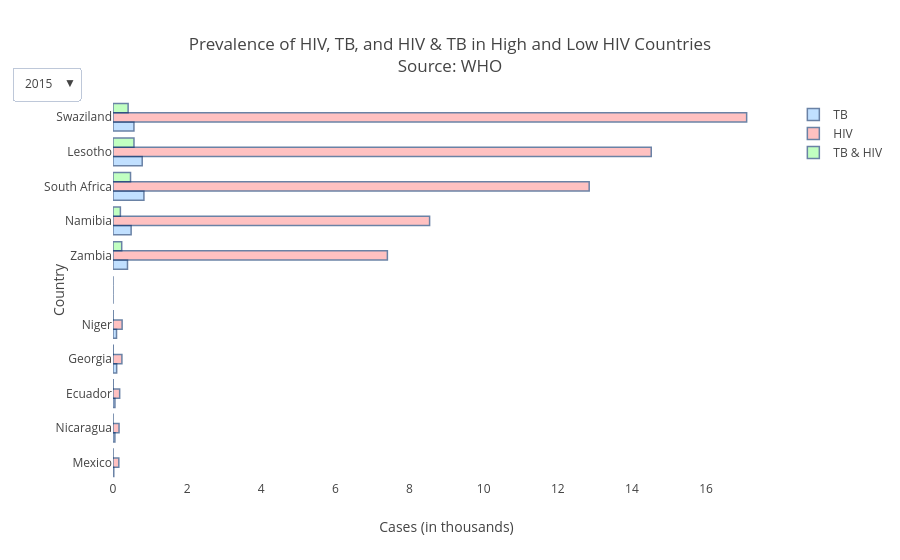

The cell this chart's notebook holds for it:
### Code cell
years = [2015, 2010, 2005, 2000]
for i, c in enumerate(get_data_by_year_list(years, df_tb)):
    print('{}: {} countries'.format(years[i], len(c)))

###############################################################################
TITLE = 'Prevalence of HIV, TB, and HIV & TB in High and Low HIV Countries'
XAXIS = 'Cases (in thousands)'
YAXIS = 'Country'
LEGEND_VALUES = ['TB', 'HIV', 'TB & HIV']
X_TICK_LABEL_CURRENT = [i for i in range(0,16001,2000)]
X_TICK_LABEL_NEW = [int(i/1000) for i in range(0,16001,2000)]
###########################################################################


create_x_vs_multi_y_bar('country', ['tb_all_cases_100k', 'hiv_cases_100k', 'tb+hiv+cases_100k'], 
                        tbcombined_hivsort, False, x_axis_title=XAXIS, y_axis_title=YAXIS, legend_values=LEGEND_VALUES, title=TITLE, x_tick_label_current=X_TICK_LABEL_CURRENT, x_tick_label_new=X_TICK_LABEL_NEW)

### Figure 1 — Plotly figure (JSON) as saved in the notebook; plotly's stock layout.template omitted (floating-point values rounded to 4 significant figures)
{"data": [{"x": [21, 51, 52, 99, 95, 0, 391, 489, 834, 788, 565], "y": ["Mexico", "Nicaragua", "Ecuador", "Georgia", "Niger", "", "Zambia", "Namibia", "South Africa", "Lesotho", "Swaziland"], "type": "bar", "name": "TB", "opacity": 0.6, "visible": true, "marker": {"line": {"width": 1.5, "color": "rgb(8,48,107)"}, "color": "rgb(153, 204, 255)"}, "orientation": "h"}, {"x": [157, 163, 180, 240, 246, 0, 7402, 8541, 12846, 14520, 17094], "y": ["Mexico", "Nicaragua", "Ecuador", "Georgia", "Niger", "", "Zambia", "Namibia", "South Africa", "Lesotho", "Swaziland"], "type": "bar", "name": "HIV", "opacity": 0.6, "visible": true, "marker": {"line": {"width": 1.5, "color": "rgb(8,48,107)"}, "color": "rgb(255, 153, 153)"}, "orientation": "h"}, {"x": [2.3, 2.5, 6.2, 6.4, 5.2, 0, 235, 199, 473, 566, 408], "y": ["Mexico", "Nicaragua", "Ecuador", "Georgia", "Niger", "", "Zambia", "Namibia", "South Africa", "Lesotho", "Swaziland"], "type": "bar", "name": "TB & HIV", "opacity": 0.6, "visible": true, "marker": {"line": {"width": 1.5, "color": "rgb(8,48,107)"}, "color": "rgb(153, 255, 153)"}, "orientation": "h"}, {"x": [107, 127, 128, 135, 163, 0, 416, 643, 948, 1119, 1246], "y": ["Sudan", "Georgia", "Tajikistan", "Bolivia", "Nepal", "", "Zimbabwe", "Namibia", "South Africa", "Lesotho", "Swaziland"], "type": "bar", "name": "TB", "opacity": 0.6, "visible": false, "marker": {"line": {"width": 1.5, "color": "rgb(8,48,107)"}, "color": "rgb(153, 204, 255)"}, "orientation": "h"}, {"x": [95, 146, 158, 161, 171, 0, 8587, 8661, 12398, 13926, 15086], "y": ["Sudan", "Georgia", "Tajikistan", "Bolivia", "Nepal", "", "Zimbabwe", "Namibia", "South Africa", "Lesotho", "Swaziland"], "type": "bar", "name": "HIV", "opacity": 0.6, "visible": false, "marker": {"line": {"width": 1.5, "color": "rgb(8,48,107)"}, "color": "rgb(255, 153, 153)"}, "orientation": "h"}, {"x": [4.3, 5.1, 3.1, 4.3, 8.9, 0, 322, 353, 571, 854, 1009], "y": ["Sudan", "Georgia", "Tajikistan", "Bolivia", "Nepal", "", "Zimbabwe", "Namibia", "South Africa", "Lesotho", "Swaziland"], "type": "bar", "name": "TB & HIV", "opacity": 0.6, "visible": false, "marker": {"line": {"width": 1.5, "color": "rgb(8,48,107)"}, "color": "rgb(153, 255, 153)"}, "orientation": "h"}, {"x": [21, 74, 158, 163, 153, 0, 602, 920, 1279, 932, 1292], "y": ["Mexico", "Belarus", "Bolivia", "Nepal", "Peru", "", "Zambia", "Namibia", "Lesotho", "South Africa", "Swaziland"], "type": "bar", "name": "TB", "opacity": 0.6, "visible": false, "marker": {"line": {"width": 1.5, "color": "rgb(8,48,107)"}, "color": "rgb(153, 204, 255)"}, "orientation": "h"}, {"x": [137, 145, 153, 184, 217, 0, 7805, 8880, 12462, 13443, 13579], "y": ["Mexico", "Belarus", "Bolivia", "Nepal", "Peru", "", "Zambia", "Namibia", "Lesotho", "South Africa", "Swaziland"], "type": "bar", "name": "HIV", "opacity": 0.6, "visible": false, "marker": {"line": {"width": 1.5, "color": "rgb(8,48,107)"}, "color": "rgb(255, 153, 153)"}, "orientation": "h"}, {"x": [1, 1.2, 4.9, 9.7, 7.4, 0, 406, 545, 962, 571, 1040], "y": ["Mexico", "Belarus", "Bolivia", "Nepal", "Peru", "", "Zambia", "Namibia", "Lesotho", "South Africa", "Swaziland"], "type": "bar", "name": "TB & HIV", "opacity": 0.6, "visible": false, "marker": {"line": {"width": 1.5, "color": "rgb(8,48,107)"}, "color": "rgb(153, 255, 153)"}, "orientation": "h"}, {"x": [23, 31, 29, 36, 37, 0, 392, 711, 585, 832, 914], "y": ["Chile", "Guatemala", "Mexico", "Colombia", "Argentina", "", "Malawi", "Namibia", "South Africa", "Swaziland", "Botswana"], "type": "bar", "name": "TB", "opacity": 0.6, "visible": false, "marker": {"line": {"width": 1.5, "color": "rgb(8,48,107)"}, "color": "rgb(153, 204, 255)"}, "orientation": "h"}, {"x": [99, 137, 146, 149, 178, 0, 8755, 8957, 11805, 12221, 15548], "y": ["Chile", "Guatemala", "Mexico", "Colombia", "Argentina", "", "Malawi", "Namibia", "South Africa", "Swaziland", "Botswana"], "type": "bar", "name": "HIV", "opacity": 0.6, "visible": false, "marker": {"line": {"width": 1.5, "color": "rgb(8,48,107)"}, "color": "rgb(255, 153, 153)"}, "orientation": "h"}, {"x": [0.7, 3.2, 1.5, 1.5, 1.9, 0, 290, 422, 349, 660, 648], "y": ["Chile", "Guatemala", "Mexico", "Colombia", "Argentina", "", "Malawi", "Namibia", "South Africa", "Swaziland", "Botswana"], "type": "bar", "name": "TB & HIV", "opacity": 0.6, "visible": false, "marker": {"line": {"width": 1.5, "color": "rgb(8,48,107)"}, "color": "rgb(153, 255, 153)"}, "orientation": "h"}], "layout": {"title": "Prevalence of HIV, TB, and HIV & TB in High and Low HIV Countries<br>Source: WHO", "updatemenus": [{"buttons": [{"label": "2015", "args": ["visible", [true, true, true, false, false, false, false, false, false, false, false, false]], "method": "restyle"}, {"label": "2010", "args": ["visible", [false, false, false, true, true, true, false, false, false, false, false, false]], "method": "restyle"}, {"label": "2005", "args": ["visible", [false, false, false, false, false, false, true, true, true, false, false, false]], "method": "restyle"}, {"label": "2000", "args": ["visible", [false, false, false, false, false, false, false, false, false, true, true, true]], "method": "restyle"}], "x": 5.5, "yanchor": "bottom"}], "yaxis": {"title": "Country"}, "xaxis": {"title": "Cases (in thousands)", "showticklabels": true, "tickvals": [0, 2000, 4000, 6000, 8000, 10000, 12000, 14000, 16000], "ticktext": [0, 2, 4, 6, 8, 10, 12, 14, 16]}}}
